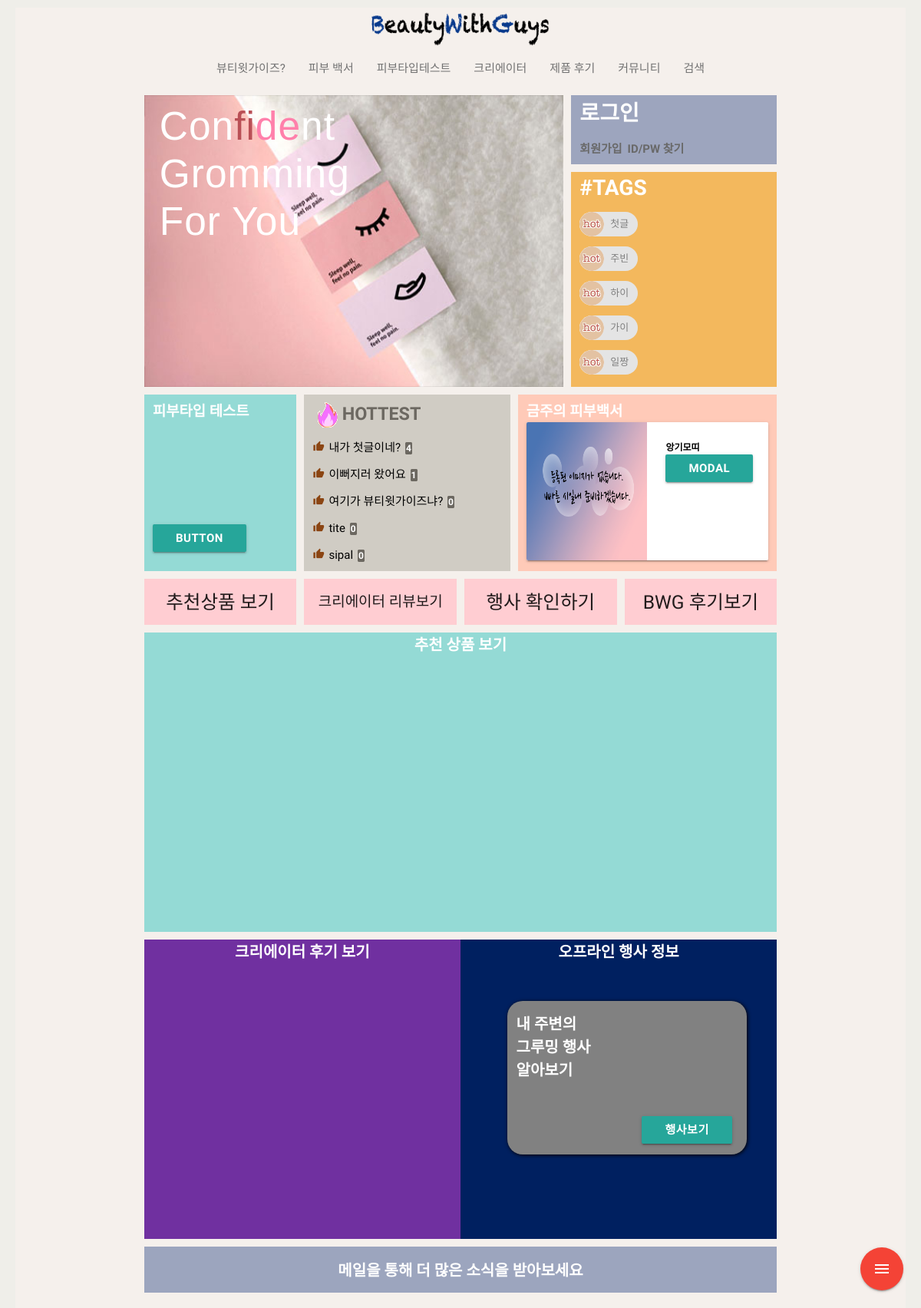
Before: / with the older database file.
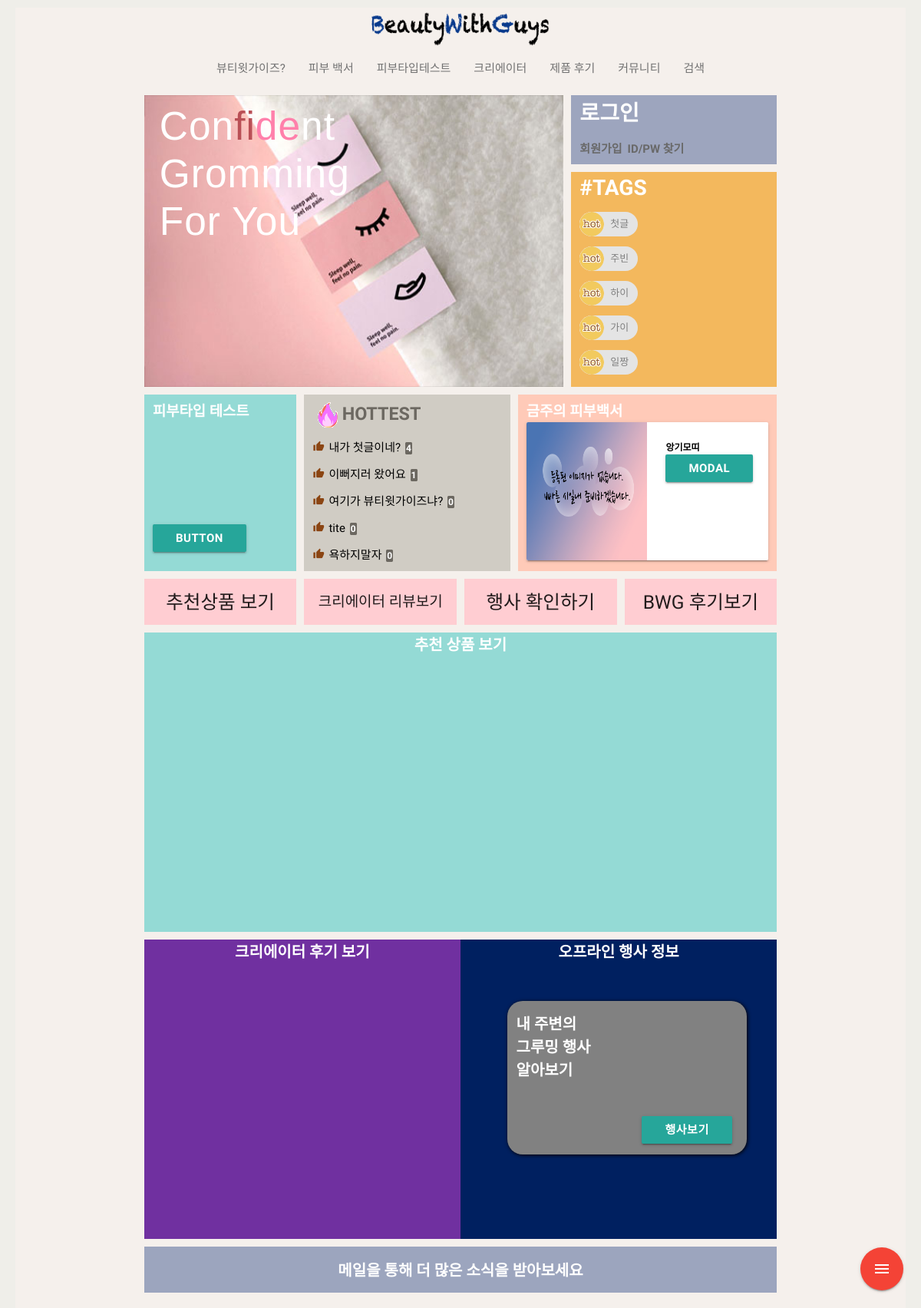
After: the same page with the newer database file.
### post/models.py (models this page shows)
class Post(models.Model):
    tag = models.ManyToManyField(Tag, blank=True, null=True)
    hashtag = models.CharField(max_length=10)
    user = models.CharField(max_length=20)
    title = models.CharField(max_length=50)
    content = models.TextField()
    created_at = models.DateTimeField(
        auto_now_add=True,
    )
    updated_at = models.DateTimeField(
        auto_now=True,
    )
    file = models.FileField(blank=True)
    photo = models.ImageField(blank=True, upload_to="blog/%Y/%m/%d")
    def __str__(self):
        return self.title

### main/views.py (the view)
# urls.py: path('', views.showMain, name='showMain'),
def showMain(request):
    tags = list(Tag.objects.all())
    length = len(tags) - 1
    hot_tags = []
    for i in range(length):
        for j in range(length - i):
            if tags[j].post_set.count() < tags[j + 1].post_set.count():
                tags[j], tags[j + 1] = tags[j + 1], tags[j]
    for k in range(0, 5):
        hot_tags.append(tags[k].name)
    hot_posts = Post.objects.annotate(num_comments=Count('comment')).order_by('-num_comments')[:5]
    this_wiki = TroubleWiki.objects.get(pk=1)
    return render(request, 'main/main.html', {
        'hot_tags': hot_tags,
        'hot_posts': hot_posts,
        'this_wiki': this_wiki,
        'form': SubscribeForm(),
    })

### beautywiki/models.py (called while the page is built)
    def image_url(self):
        if self.image:
            image_url = self.image.url
        else:
            image_url = '/static/img/wiki/no_image.png'
        return image_url

### main/templates/main/main.html (shortened to what this page needs)
{% extends 'base.html' %}
{% load static %}
{% block content %}
<div class="row">
<div class="col l8 m12 s12 slogan"><span>
<pre class="slogan">Con<span class="fi">fi</span><span class="de">de</span>nt
Gromming
For You</pre></span></div>
    <div class="col l4 m4 s4 login hide-on-med-and-down valign-wrapper">
    <div>
     {% if request.user.is_authenticated %}
         <div class="welcome_member">{{ request.user.username }}님 반가워요!!</div>
    <a href="{%  url 'accounts:logout' %}" class="btn">Logout</a>
    {% else %}
    <a href="{% url 'accounts:login' %}">로그인</a><br>
    <a href="{% url 'accounts:signup' %}" class="join">회원가입</a>
         <a href="" class="join">ID/PW 찾기</a>
    {% endif %}
    </div>
    </div>
    <div class="col l4 tags hide-on-med-and-down">
        <a href="{% url 'post:show_tag' %}">#TAGS</a><br>
        {% for tag in hot_tags %}
            <div class="chip" style="margin-bottom:3px;">
                <img src='{% static 'hot_image.gif' %}' alt="Contact Person" width="32px">
                 <a href="{% url 'post:tag_post_list' tag %}">{{ tag }}</a></div><br>
        {% endfor %}
    </div>
    <div class="col l3 m6 s6 skin_type"><span class="main_menu_logo">피부타입 테스트</span><br><br><br><br><br><br><a class="waves-effect waves-light btn">button</a></div>
    <div class="col l4 m6 s6 hottest"><span class="main_menu_logo">
        <img src="{% static 'hottest.gif' %} ">HOTTEST</span><br>
        <div class="hot_area">
            <span class="hot_posts">
                {% for post in hot_posts %}
                    <i class="material-icons tiny" style="vertical-align:middle; color:saddlebrown;">thumb_up</i>
                    <a href={% url 'post:post_detail' post.pk %}>{{ post }}</a>
                    <span class="hot_posts_comment_count">{{ post.num_comments }}</span><br>
                {% endfor %}
            </span>
        </div>
    </div>
    <div class="col l5 m6 s6 skin_wiki">
        <span class="main_menu_logo">금주의 피부백서</span><br>
        <div class="card horizontal">
          <div class="card-image hide-on-small-only">
            <img src="{{ this_wiki.image_url }}" style="width:100%; height:180px;">
          </div>
            <div class="card-content" style="height:180px;
            color:black; overflow:scroll; font-size:0.8rem;">
              <p>{{ this_wiki.contents }}</p>
                  <a class="waves-effect waves-light btn modal-trigger" href="#modal1">Modal</a>
            </div>
        </div>
    </div>
<div class="col l3 m3 s3 valign-wrapper menu">
  <h5 class="menu_align hide-on-med-and-down">추천상품 보기</h5>
</div>
<div class="col l3 m3 s3 valign-wrapper menu">
  <p class="menu_align hide-on-med-and-down" style="font-size:19px;">크리에이터 리뷰보기</p>
</div>
<div class="col l3 m3 s3 valign-wrapper menu ">
  <h5 class="menu_align hide-on-med-and-down">행사 확인하기</h5>
</div>
<div class="col l3 m3 s3 valign-wrapper menu">
  <h5 class="menu_align hide-on-med-and-down">BWG 후기보기</h5>
</div>
<div class="col l12 recommend_cosmetics">
  <span class="main_menu_logo-mid_title">추천 상품 보기</span>
    <div class="carousel">
    </div>
</div>
<div class="col l6 creator">
  <span class="main_menu_logo-mid_title">크리에이터 후기 보기 </span>
</div>
<div class="col l6 offline_event">
  <span class="main_menu_logo-mid_title">오프라인 행사 정보 </span>
  <div class="event_content">
    <div class="col l6 event_content_text"
    >내 주변의</br>그루밍 행사 </br>알아보기</div>
    <div class="col l6 event_button"><a class="waves-effect waves-light btn" href="{% url 'event:event_main' %}">행사보기</a></div>
  </div>
</div>
<div class="col l12 subscribe_bwg">
  <p id="subscribe-open">메일을 통해 더 많은 소식을 받아보세요</p>
</div>
</div>
{% endblock %}

Changed rows visible on the page:
changed Post: title "sipal" → "욕하지말자"
